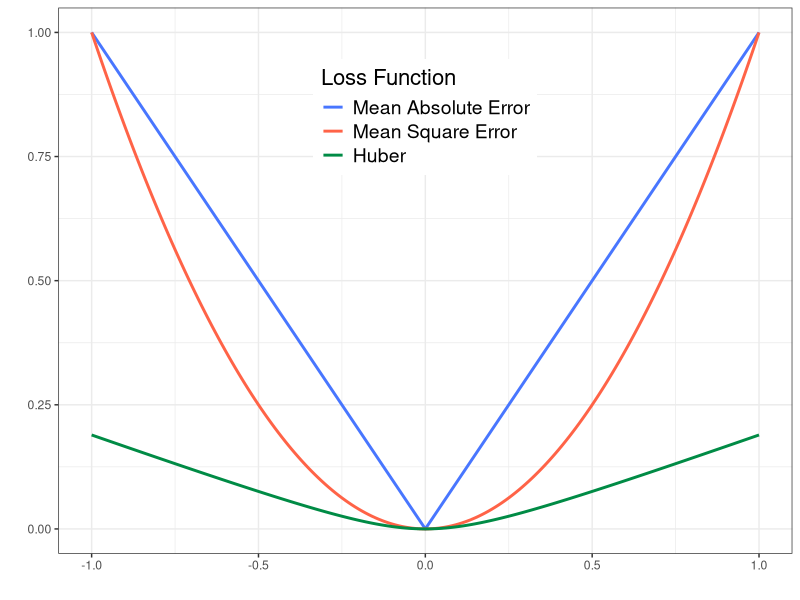

This figure's R source:
# Loss functions

L1_loss = function(x){abs(x)}
L2_loss = function(x){x*x}
Huber_loss = function(x){(0.24^2)*(sqrt(1 + (x/0.24)^2) - 1)}

x_init <- (-100:100)/100
x_full <- rep(-100:100,3)/100

# Plot

dummy_data <- cbind(x_full, rbind(cbind(L1_loss(x_init)), cbind(L2_loss(x_init)), cbind(Huber_loss(x_init))))

dummy_data <- cbind(dummy_data, rbind(cbind(rep(1:1,201)), cbind(rep(2:2,201)), cbind(rep(3:3,201))))

dummy_data <- as.data.frame(dummy_data)

colnames(dummy_data)[3] <- "Loss Function"

dummy_data$`Loss Function` <- as.factor(dummy_data$`Loss Function`)

library(ggplot2)

pdf("LossFunctions.pdf",15,10)
ggplot(data=dummy_data, aes(x=x_full, y=V2, group = `Loss Function`, colour = `Loss Function`)) + 
  geom_line(size = 1) + xlab("") + ylab(" ") + 
  scale_color_manual(labels = c("Mean Absolute Error", "Mean Square Error", "Huber"), values = c("royalblue1", "tomato", "springgreen4")) +
  theme_bw() + theme(
    legend.title = element_text(size = 16),
    legend.text = element_text(size = 14), legend.position=c(0.5, 0.8))
dev.off()


